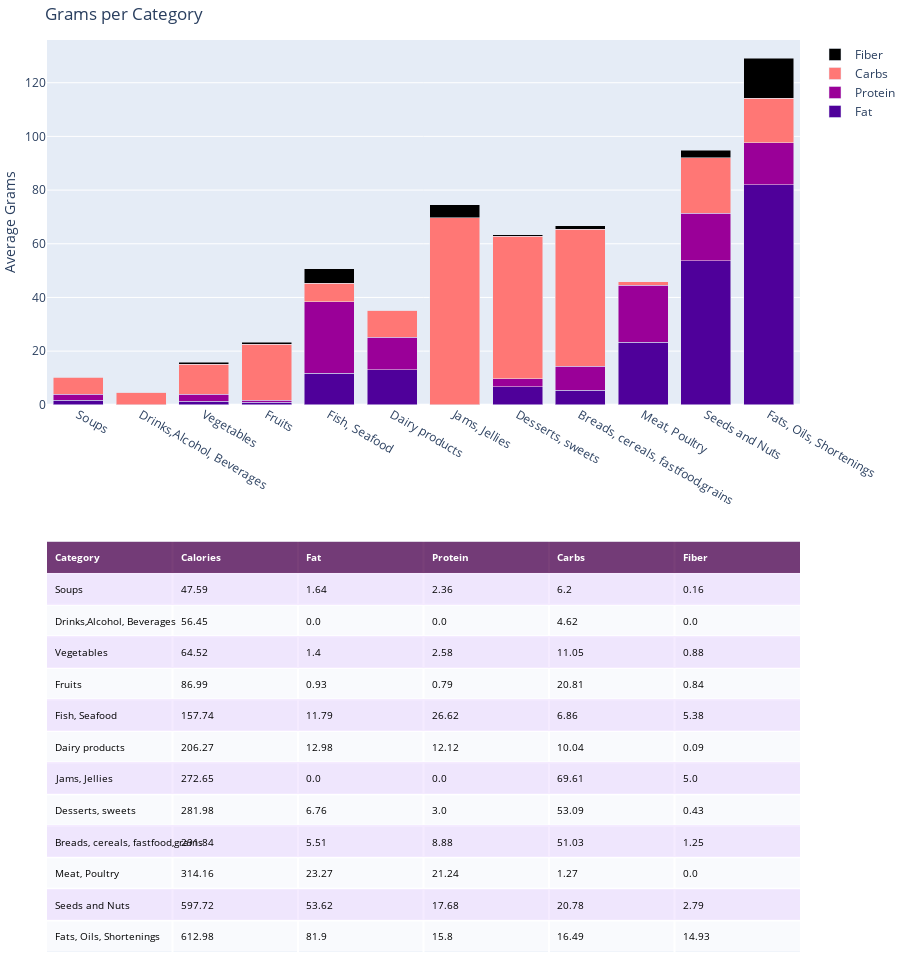

Notebook source saved alongside this figure:
### Markdown cell above
# BEN! HI! 
The two chunks bellow show the same info but displayed differently The second chunk is preffered if possible.

### Code cell
# Initialize a figure with ff.create_table(table_data)
colorscale = [[0, '#4d004c'],[.5, '#f2e5ff'],[1, '#ffffff']]
fig = ff.create_table(df, height_constant=70,colorscale=colorscale)

for i in range(len(fig.layout.annotations)):
    fig.layout.annotations[i].font.size = 10
    
#Make traces 
fiber = go.Bar(x = df.Category, y=df.Fiber, 
                 marker = dict(color = '#000000'), 
                 name ='Fiber',
                 xaxis = 'x2', yaxis = 'y2')

fats = go.Bar(x = df.Category,y= df.Fat, 
                 marker = dict(color = '#4f009a'),
                 name ='Fat',
                 xaxis = 'x2', yaxis = 'y2')
protein = go.Bar(x = df.Category, y=df.Protein, 
                 marker = dict(color = '#9a0098'),
                 name ='Protein',
                 xaxis = 'x2', yaxis = 'y2')
carbs = go.Bar(x = df.Category, y=df.Carbs, 
                 marker = dict(color = '#ff7775'),
                 name ='Carbs',
                 xaxis = 'x2', yaxis = 'y2')

#add traces to figure 
fig.add_traces([fats, protein, carbs, fiber])

#intialize xaxis2 and yaxis2
fig['layout']['xaxis2'] = {}
fig['layout']['yaxis2'] = {}

# Edit layout for subplots
fig.layout.yaxis.update({'domain': [0, .45]})
fig.layout.yaxis2.update({'domain': [.6, 1]})

# The graph's yaxis2 MUST BE anchored to the graph's xaxis2 and vice versa
fig.layout.yaxis2.update({'anchor': 'x2'})
fig.layout.xaxis2.update({'anchor': 'y2'})
fig.layout.yaxis2.update({'title': 'Average Grams'})

# Update the margins to add a title and see graph x-labels.
fig.layout.margin.update({'t':40, 'b':0})
fig.layout.update({'title': 'Grams per Category'})

fig.update_layout(barmode='stack')

fig

### Figure 1 — Plotly figure (JSON) as saved in the notebook; plotly's stock layout.template omitted (floating-point values rounded to 4 significant figures)
{"data": [{"colorscale": [[0, "#4d004c"], [0.5, "#f2e5ff"], [1, "#ffffff"]], "hoverinfo": "none", "opacity": 0.75, "showscale": false, "type": "heatmap", "z": [[0, 0, 0, 0, 0, 0], [0.5, 0.5, 0.5, 0.5, 0.5, 0.5], [1, 1, 1, 1, 1, 1], [0.5, 0.5, 0.5, 0.5, 0.5, 0.5], [1, 1, 1, 1, 1, 1], [0.5, 0.5, 0.5, 0.5, 0.5, 0.5], [1, 1, 1, 1, 1, 1], [0.5, 0.5, 0.5, 0.5, 0.5, 0.5], [1, 1, 1, 1, 1, 1], [0.5, 0.5, 0.5, 0.5, 0.5, 0.5], [1, 1, 1, 1, 1, 1], [0.5, 0.5, 0.5, 0.5, 0.5, 0.5], [1, 1, 1, 1, 1, 1]]}, {"marker": {"color": "#4f009a"}, "name": "Fat", "type": "bar", "x": ["Soups", "Drinks,Alcohol, Beverages", "Vegetables", "Fruits", "Fish, Seafood", "Dairy products", "Jams, Jellies", "Desserts, sweets", "Breads, cereals, fastfood,grains", "Meat, Poultry", "Seeds and Nuts", "Fats, Oils, Shortenings"], "xaxis": "x2", "y": [1.64, 0, 1.4, 0.93, 11.79, 12.98, 0, 6.76, 5.51, 23.27, 53.62, 81.9], "yaxis": "y2"}, {"marker": {"color": "#9a0098"}, "name": "Protein", "type": "bar", "x": ["Soups", "Drinks,Alcohol, Beverages", "Vegetables", "Fruits", "Fish, Seafood", "Dairy products", "Jams, Jellies", "Desserts, sweets", "Breads, cereals, fastfood,grains", "Meat, Poultry", "Seeds and Nuts", "Fats, Oils, Shortenings"], "xaxis": "x2", "y": [2.36, 0, 2.58, 0.79, 26.62, 12.12, 0, 3, 8.88, 21.24, 17.68, 15.8], "yaxis": "y2"}, {"marker": {"color": "#ff7775"}, "name": "Carbs", "type": "bar", "x": ["Soups", "Drinks,Alcohol, Beverages", "Vegetables", "Fruits", "Fish, Seafood", "Dairy products", "Jams, Jellies", "Desserts, sweets", "Breads, cereals, fastfood,grains", "Meat, Poultry", "Seeds and Nuts", "Fats, Oils, Shortenings"], "xaxis": "x2", "y": [6.2, 4.62, 11.05, 20.81, 6.86, 10.04, 69.61, 53.09, 51.03, 1.27, 20.78, 16.49], "yaxis": "y2"}, {"marker": {"color": "#000000"}, "name": "Fiber", "type": "bar", "x": ["Soups", "Drinks,Alcohol, Beverages", "Vegetables", "Fruits", "Fish, Seafood", "Dairy products", "Jams, Jellies", "Desserts, sweets", "Breads, cereals, fastfood,grains", "Meat, Poultry", "Seeds and Nuts", "Fats, Oils, Shortenings"], "xaxis": "x2", "y": [0.16, 0, 0.88, 0.84, 5.38, 0.09, 5, 0.43, 1.25, 0, 2.79, 14.93], "yaxis": "y2"}], "layout": {"annotations": [{"align": "left", "font": {"color": "#ffffff", "size": 10}, "showarrow": false, "text": "<b>Category</b>", "x": -0.45, "xanchor": "left", "xref": "x", "y": 0, "yref": "y"}, {"align": "left", "font": {"color": "#ffffff", "size": 10}, "showarrow": false, "text": "<b>Calories</b>", "x": 0.55, "xanchor": "left", "xref": "x", "y": 0, "yref": "y"}, {"align": "left", "font": {"color": "#ffffff", "size": 10}, "showarrow": false, "text": "<b>Fat</b>", "x": 1.55, "xanchor": "left", "xref": "x", "y": 0, "yref": "y"}, {"align": "left", "font": {"color": "#ffffff", "size": 10}, "showarrow": false, "text": "<b>Protein</b>", "x": 2.55, "xanchor": "left", "xref": "x", "y": 0, "yref": "y"}, {"align": "left", "font": {"color": "#ffffff", "size": 10}, "showarrow": false, "text": "<b>Carbs</b>", "x": 3.55, "xanchor": "left", "xref": "x", "y": 0, "yref": "y"}, {"align": "left", "font": {"color": "#ffffff", "size": 10}, "showarrow": false, "text": "<b>Fiber</b>", "x": 4.55, "xanchor": "left", "xref": "x", "y": 0, "yref": "y"}, {"align": "left", "font": {"color": "#000000", "size": 10}, "showarrow": false, "text": "Soups", "x": -0.45, "xanchor": "left", "xref": "x", "y": 1, "yref": "y"}, {"align": "left", "font": {"color": "#000000", "size": 10}, "showarrow": false, "text": "47.59", "x": 0.55, "xanchor": "left", "xref": "x", "y": 1, "yref": "y"}, {"align": "left", "font": {"color": "#000000", "size": 10}, "showarrow": false, "text": "1.64", "x": 1.55, "xanchor": "left", "xref": "x", "y": 1, "yref": "y"}, {"align": "left", "font": {"color": "#000000", "size": 10}, "showarrow": false, "text": "2.36", "x": 2.55, "xanchor": "left", "xref": "x", "y": 1, "yref": "y"}, {"align": "left", "font": {"color": "#000000", "size": 10}, "showarrow": false, "text": "6.2", "x": 3.55, "xanchor": "left", "xref": "x", "y": 1, "yref": "y"}, {"align": "left", "font": {"color": "#000000", "size": 10}, "showarrow": false, "text": "0.16", "x": 4.55, "xanchor": "left", "xref": "x", "y": 1, "yref": "y"}, {"align": "left", "font": {"color": "#000000", "size": 10}, "showarrow": false, "text": "Drinks,Alcohol, Beverages", "x": -0.45, "xanchor": "left", "xref": "x", "y": 2, "yref": "y"}, {"align": "left", "font": {"color": "#000000", "size": 10}, "showarrow": false, "text": "56.45", "x": 0.55, "xanchor": "left", "xref": "x", "y": 2, "yref": "y"}, {"align": "left", "font": {"color": "#000000", "size": 10}, "showarrow": false, "text": "0.0", "x": 1.55, "xanchor": "left", "xref": "x", "y": 2, "yref": "y"}, {"align": "left", "font": {"color": "#000000", "size": 10}, "showarrow": false, "text": "0.0", "x": 2.55, "xanchor": "left", "xref": "x", "y": 2, "yref": "y"}, {"align": "left", "font": {"color": "#000000", "size": 10}, "showarrow": false, "text": "4.62", "x": 3.55, "xanchor": "left", "xref": "x", "y": 2, "yref": "y"}, {"align": "left", "font": {"color": "#000000", "size": 10}, "showarrow": false, "text": "0.0", "x": 4.55, "xanchor": "left", "xref": "x", "y": 2, "yref": "y"}, {"align": "left", "font": {"color": "#000000", "size": 10}, "showarrow": false, "text": "Vegetables", "x": -0.45, "xanchor": "left", "xref": "x", "y": 3, "yref": "y"}, {"align": "left", "font": {"color": "#000000", "size": 10}, "showarrow": false, "text": "64.52", "x": 0.55, "xanchor": "left", "xref": "x", "y": 3, "yref": "y"}, {"align": "left", "font": {"color": "#000000", "size": 10}, "showarrow": false, "text": "1.4", "x": 1.55, "xanchor": "left", "xref": "x", "y": 3, "yref": "y"}, {"align": "left", "font": {"color": "#000000", "size": 10}, "showarrow": false, "text": "2.58", "x": 2.55, "xanchor": "left", "xref": "x", "y": 3, "yref": "y"}, {"align": "left", "font": {"color": "#000000", "size": 10}, "showarrow": false, "text": "11.05", "x": 3.55, "xanchor": "left", "xref": "x", "y": 3, "yref": "y"}, {"align": "left", "font": {"color": "#000000", "size": 10}, "showarrow": false, "text": "0.88", "x": 4.55, "xanchor": "left", "xref": "x", "y": 3, "yref": "y"}, {"align": "left", "font": {"color": "#000000", "size": 10}, "showarrow": false, "text": "Fruits", "x": -0.45, "xanchor": "left", "xref": "x", "y": 4, "yref": "y"}, {"align": "left", "font": {"color": "#000000", "size": 10}, "showarrow": false, "text": "86.99", "x": 0.55, "xanchor": "left", "xref": "x", "y": 4, "yref": "y"}, {"align": "left", "font": {"color": "#000000", "size": 10}, "showarrow": false, "text": "0.93", "x": 1.55, "xanchor": "left", "xref": "x", "y": 4, "yref": "y"}, {"align": "left", "font": {"color": "#000000", "size": 10}, "showarrow": false, "text": "0.79", "x": 2.55, "xanchor": "left", "xref": "x", "y": 4, "yref": "y"}, {"align": "left", "font": {"color": "#000000", "size": 10}, "showarrow": false, "text": "20.81", "x": 3.55, "xanchor": "left", "xref": "x", "y": 4, "yref": "y"}, {"align": "left", "font": {"color": "#000000", "size": 10}, "showarrow": false, "text": "0.84", "x": 4.55, "xanchor": "left", "xref": "x", "y": 4, "yref": "y"}, {"align": "left", "font": {"color": "#000000", "size": 10}, "showarrow": false, "text": "Fish, Seafood", "x": -0.45, "xanchor": "left", "xref": "x", "y": 5, "yref": "y"}, {"align": "left", "font": {"color": "#000000", "size": 10}, "showarrow": false, "text": "157.74", "x": 0.55, "xanchor": "left", "xref": "x", "y": 5, "yref": "y"}, {"align": "left", "font": {"color": "#000000", "size": 10}, "showarrow": false, "text": "11.79", "x": 1.55, "xanchor": "left", "xref": "x", "y": 5, "yref": "y"}, {"align": "left", "font": {"color": "#000000", "size": 10}, "showarrow": false, "text": "26.62", "x": 2.55, "xanchor": "left", "xref": "x", "y": 5, "yref": "y"}, {"align": "left", "font": {"color": "#000000", "size": 10}, "showarrow": false, "text": "6.86", "x": 3.55, "xanchor": "left", "xref": "x", "y": 5, "yref": "y"}, {"align": "left", "font": {"color": "#000000", "size": 10}, "showarrow": false, "text": "5.38", "x": 4.55, "xanchor": "left", "xref": "x", "y": 5, "yref": "y"}, {"align": "left", "font": {"color": "#000000", "size": 10}, "showarrow": false, "text": "Dairy products", "x": -0.45, "xanchor": "left", "xref": "x", "y": 6, "yref": "y"}, {"align": "left", "font": {"color": "#000000", "size": 10}, "showarrow": false, "text": "206.27", "x": 0.55, "xanchor": "left", "xref": "x", "y": 6, "yref": "y"}, {"align": "left", "font": {"color": "#000000", "size": 10}, "showarrow": false, "text": "12.98", "x": 1.55, "xanchor": "left", "xref": "x", "y": 6, "yref": "y"}, {"align": "left", "font": {"color": "#000000", "size": 10}, "showarrow": false, "text": "12.12", "x": 2.55, "xanchor": "left", "xref": "x", "y": 6, "yref": "y"}, {"align": "left", "font": {"color": "#000000", "size": 10}, "showarrow": false, "text": "10.04", "x": 3.55, "xanchor": "left", "xref": "x", "y": 6, "yref": "y"}, {"align": "left", "font": {"color": "#000000", "size": 10}, "showarrow": false, "text": "0.09", "x": 4.55, "xanchor": "left", "xref": "x", "y": 6, "yref": "y"}, {"align": "left", "font": {"color": "#000000", "size": 10}, "showarrow": false, "text": "Jams, Jellies", "x": -0.45, "xanchor": "left", "xref": "x", "y": 7, "yref": "y"}, {"align": "left", "font": {"color": "#000000", "size": 10}, "showarrow": false, "text": "272.65", "x": 0.55, "xanchor": "left", "xref": "x", "y": 7, "yref": "y"}, {"align": "left", "font": {"color": "#000000", "size": 10}, "showarrow": false, "text": "0.0", "x": 1.55, "xanchor": "left", "xref": "x", "y": 7, "yref": "y"}, {"align": "left", "font": {"color": "#000000", "size": 10}, "showarrow": false, "text": "0.0", "x": 2.55, "xanchor": "left", "xref": "x", "y": 7, "yref": "y"}, {"align": "left", "font": {"color": "#000000", "size": 10}, "showarrow": false, "text": "69.61", "x": 3.55, "xanchor": "left", "xref": "x", "y": 7, "yref": "y"}, {"align": "left", "font": {"color": "#000000", "size": 10}, "showarrow": false, "text": "5.0", "x": 4.55, "xanchor": "left", "xref": "x", "y": 7, "yref": "y"}, {"align": "left", "font": {"color": "#000000", "size": 10}, "showarrow": false, "text": "Desserts, sweets", "x": -0.45, "xanchor": "left", "xref": "x", "y": 8, "yref": "y"}, {"align": "left", "font": {"color": "#000000", "size": 10}, "showarrow": false, "text": "281.98", "x": 0.55, "xanchor": "left", "xref": "x", "y": 8, "yref": "y"}, {"align": "left", "font": {"color": "#000000", "size": 10}, "showarrow": false, "text": "6.76", "x": 1.55, "xanchor": "left", "xref": "x", "y": 8, "yref": "y"}, {"align": "left", "font": {"color": "#000000", "size": 10}, "showarrow": false, "text": "3.0", "x": 2.55, "xanchor": "left", "xref": "x", "y": 8, "yref": "y"}, {"align": "left", "font": {"color": "#000000", "size": 10}, "showarrow": false, "text": "53.09", "x": 3.55, "xanchor": "left", "xref": "x", "y": 8, "yref": "y"}, {"align": "left", "font": {"color": "#000000", "size": 10}, "showarrow": false, "text": "0.43", "x": 4.55, "xanchor": "left", "xref": "x", "y": 8, "yref": "y"}, {"align": "left", "font": {"color": "#000000", "size": 10}, "showarrow": false, "text": "Breads, cereals, fastfood,grains", "x": -0.45, "xanchor": "left", "xref": "x", "y": 9, "yref": "y"}, {"align": "left", "font": {"color": "#000000", "size": 10}, "showarrow": false, "text": "291.84", "x": 0.55, "xanchor": "left", "xref": "x", "y": 9, "yref": "y"}, {"align": "left", "font": {"color": "#000000", "size": 10}, "showarrow": false, "text": "5.51", "x": 1.55, "xanchor": "left", "xref": "x", "y": 9, "yref": "y"}, {"align": "left", "font": {"color": "#000000", "size": 10}, "showarrow": false, "text": "8.88", "x": 2.55, "xanchor": "left", "xref": "x", "y": 9, "yref": "y"}, {"align": "left", "font": {"color": "#000000", "size": 10}, "showarrow": false, "text": "51.03", "x": 3.55, "xanchor": "left", "xref": "x", "y": 9, "yref": "y"}, {"align": "left", "font": {"color": "#000000", "size": 10}, "showarrow": false, "text": "1.25", "x": 4.55, "xanchor": "left", "xref": "x", "y": 9, "yref": "y"}, {"align": "left", "font": {"color": "#000000", "size": 10}, "showarrow": false, "text": "Meat, Poultry", "x": -0.45, "xanchor": "left", "xref": "x", "y": 10, "yref": "y"}, {"align": "left", "font": {"color": "#000000", "size": 10}, "showarrow": false, "text": "314.16", "x": 0.55, "xanchor": "left", "xref": "x", "y": 10, "yref": "y"}, {"align": "left", "font": {"color": "#000000", "size": 10}, "showarrow": false, "text": "23.27", "x": 1.55, "xanchor": "left", "xref": "x", "y": 10, "yref": "y"}, {"align": "left", "font": {"color": "#000000", "size": 10}, "showarrow": false, "text": "21.24", "x": 2.55, "xanchor": "left", "xref": "x", "y": 10, "yref": "y"}, {"align": "left", "font": {"color": "#000000", "size": 10}, "showarrow": false, "text": "1.27", "x": 3.55, "xanchor": "left", "xref": "x", "y": 10, "yref": "y"}, {"align": "left", "font": {"color": "#000000", "size": 10}, "showarrow": false, "text": "0.0", "x": 4.55, "xanchor": "left", "xref": "x", "y": 10, "yref": "y"}, {"align": "left", "font": {"color": "#000000", "size": 10}, "showarrow": false, "text": "Seeds and Nuts", "x": -0.45, "xanchor": "left", "xref": "x", "y": 11, "yref": "y"}, {"align": "left", "font": {"color": "#000000", "size": 10}, "showarrow": false, "text": "597.72", "x": 0.55, "xanchor": "left", "xref": "x", "y": 11, "yref": "y"}, {"align": "left", "font": {"color": "#000000", "size": 10}, "showarrow": false, "text": "53.62", "x": 1.55, "xanchor": "left", "xref": "x", "y": 11, "yref": "y"}, {"align": "left", "font": {"color": "#000000", "size": 10}, "showarrow": false, "text": "17.68", "x": 2.55, "xanchor": "left", "xref": "x", "y": 11, "yref": "y"}, {"align": "left", "font": {"color": "#000000", "size": 10}, "showarrow": false, "text": "20.78", "x": 3.55, "xanchor": "left", "xref": "x", "y": 11, "yref": "y"}, {"align": "left", "font": {"color": "#000000", "size": 10}, "showarrow": false, "text": "2.79", "x": 4.55, "xanchor": "left", "xref": "x", "y": 11, "yref": "y"}, {"align": "left", "font": {"color": "#000000", "size": 10}, "showarrow": false, "text": "Fats, Oils, Shortenings", "x": -0.45, "xanchor": "left", "xref": "x", "y": 12, "yref": "y"}, {"align": "left", "font": {"color": "#000000", "size": 10}, "showarrow": false, "text": "612.98", "x": 0.55, "xanchor": "left", "xref": "x", "y": 12, "yref": "y"}, {"align": "left", "font": {"color": "#000000", "size": 10}, "showarrow": false, "text": "81.9", "x": 1.55, "xanchor": "left", "xref": "x", "y": 12, "yref": "y"}, {"align": "left", "font": {"color": "#000000", "size": 10}, "showarrow": false, "text": "15.8", "x": 2.55, "xanchor": "left", "xref": "x", "y": 12, "yref": "y"}, {"align": "left", "font": {"color": "#000000", "size": 10}, "showarrow": false, "text": "16.49", "x": 3.55, "xanchor": "left", "xref": "x", "y": 12, "yref": "y"}, {"align": "left", "font": {"color": "#000000", "size": 10}, "showarrow": false, "text": "14.93", "x": 4.55, "xanchor": "left", "xref": "x", "y": 12, "yref": "y"}], "barmode": "stack", "height": 960, "margin": {"b": 0, "l": 0, "r": 0, "t": 40}, "title": {"text": "Grams per Category"}, "xaxis": {"dtick": 1, "gridwidth": 2, "showticklabels": false, "tick0": -0.5, "ticks": "", "zeroline": false}, "xaxis2": {"anchor": "y2"}, "yaxis": {"autorange": "reversed", "domain": [0, 0.45], "dtick": 1, "gridwidth": 2, "showticklabels": false, "tick0": 0.5, "ticks": "", "zeroline": false}, "yaxis2": {"anchor": "x2", "domain": [0.6, 1], "title": {"text": "Average Grams"}}}}
